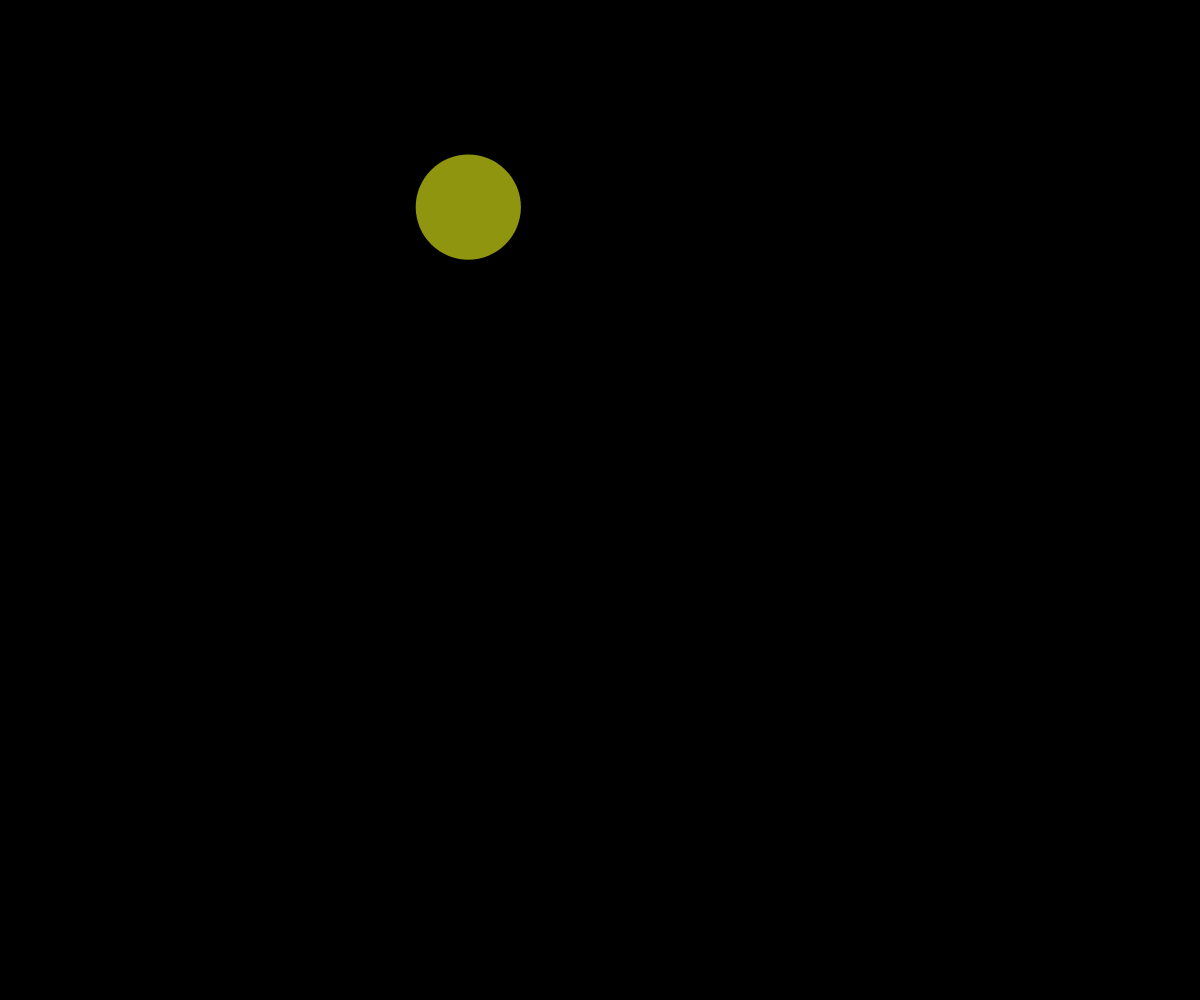
Frame 1 (no input)
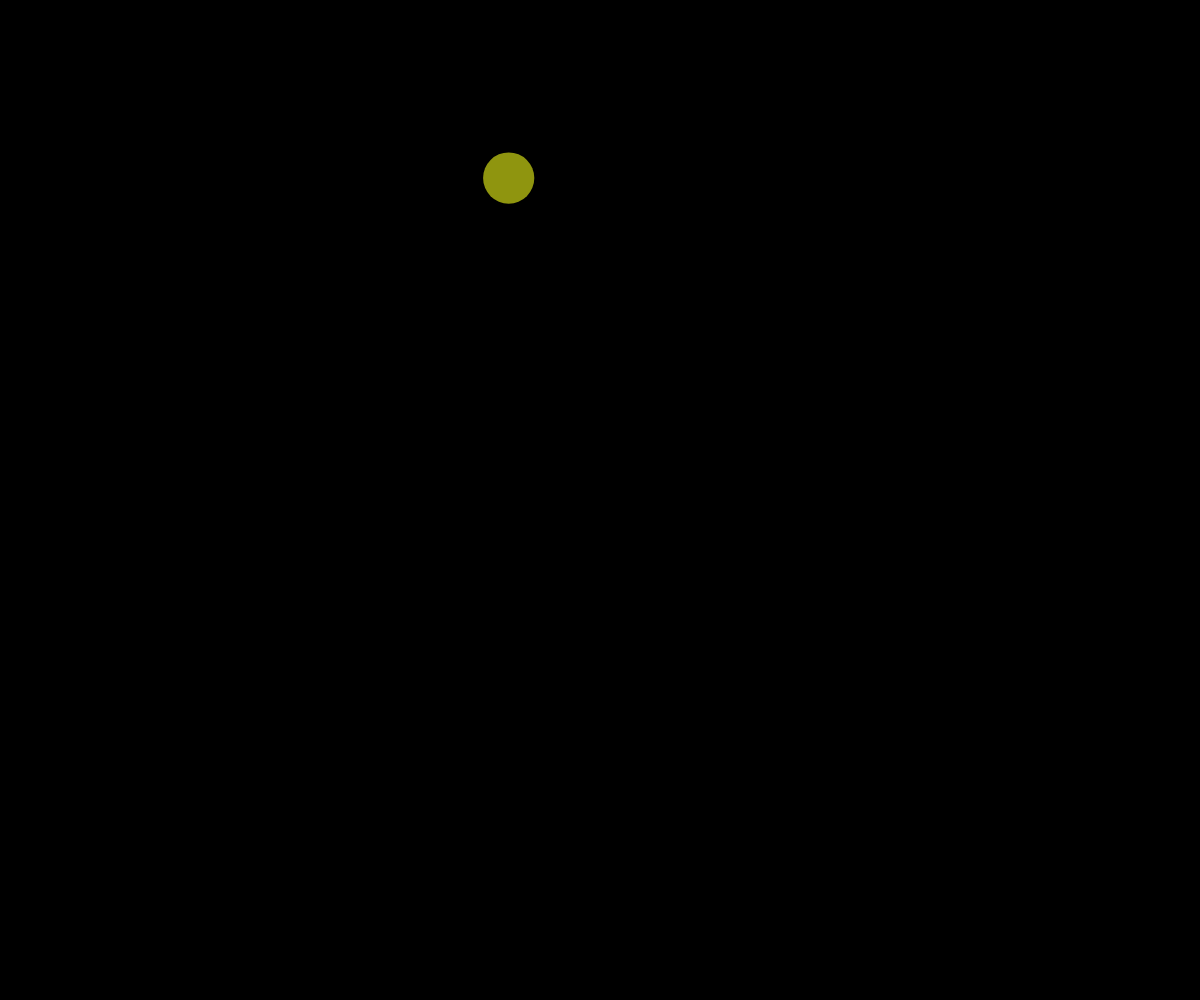
Frame 60 (no input)
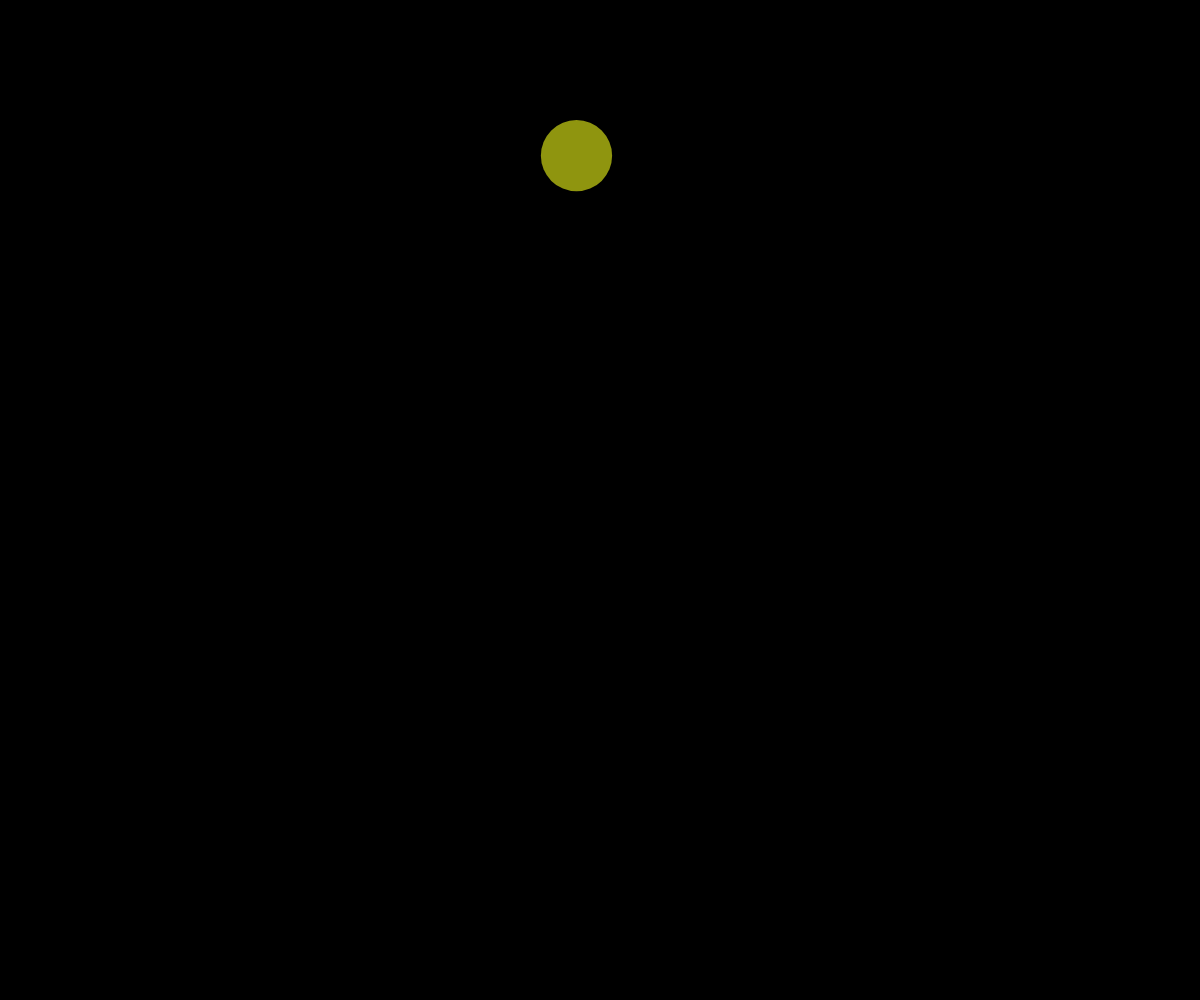
Frame 120 (the mouse pressed at the canvas centre since frame 60)

The p5.js sketch that drew these frames (run headless with seeded random() and noise() and a simulated clock; from frame 60 on, the mouse is pressed at the canvas centre):

// p5.js sketch
// ── sketch.js
//cap stone project number 3 //
let myTarget;
let myTarget2;
let theTargets = [];

let theThings = [];
let inOut;


function setup() {
  createCanvas(windowWidth, windowHeight);
  let myTarget2 = new Target(width/2, height/2);
  let myTarget = new Target(width/2, height/2);
  theTargets.push(myTarget);
}

function draw() {
  background(0);
  
  for (let i=0; i< theTargets.length; i++) {
    theTargets[i].move();
    theTargets[i].display();
    checkIfTouchTrue();
  }
}
function checkIfTouchTrue() {
  for (let i = theTargets.length-1; i >= 0; i--) {
    let onTarget = dist(theTargets[i].x, theTargets[i].y, mouseX, mouseY);
    if (onTarget < theTargets[i].radius) {
      theTargets.splice(i,1);
    }
  }
}
class Target {
  constructor(x, y) {
    this.x = random(x);
    this.y = random(y);
    this.radius = random(45, 55);
    this.theColor = color(random(255), random(255), random(255), random(255));
    this.dx = random(-10,10);
    this.dy = random(-10,10);
    this.xTime = random(500);
    this.yTime = random(500);
    this.timeChange = random(0.001, 0.1);
    theTargets.push();
  }

  display() {
    for (let target of theTargets) {
      noStroke();
      fill(target.theColor);
      circle(target.x, target.y, target.radius*2); 
      if(target.radius > 60){
        inOut = false;
      }
        
      if(target.radius < 10){
        inOut = true;
      }
        
      if(inOut){
        target.radius++;
      }
        
      if(!inOut){
        target.radius--;
      }
    }
  }
  move() {
    for (let aTarget of theTargets) {
      aTarget.x = noise(aTarget.xTime) * width;
      aTarget.y = noise(aTarget.yTime) * height;
      aTarget.xTime += 0.001;
      aTarget.yTime += 0.001;
    }

    //edge check
    if (this.x - this.radius < 0 || this.x + this.radius > width) {
      this.dx *= -1;
    }
    if (this.y - this.radius < 0 || this.y + this.radius > height) {
      this.dy *= -1;
    }
  }
}
class Thing {
  constructor(mapX, mapY, x, y, canvas) {
    this.x = x;
    this.y = y;	
    this.mapX = mapX;
    this.mapY = mapY;
    this.height = 50;
    this.width = 50;
    this.direction = Math.floor(Math.random()*359);
    this.speed = Math.floor(Math.random()*50) + 5;
    this.erratic = Math.floor(Math.random()* 4) + 1 === 1;
    this.gravitationalPull = 0;
    this.canvas = canvas;
    this.tick = 0;
    this.radius = random(45, 55);
    this.changeAt = Math.floor(Math.random()*50) + 1;
    this.correctXY();
    this.hit = false;
  }
//   display(ctx, sprite) {
//     for (let thing of theThings) {
//       if(this.hit === false) {
//       noStroke();
//       fill(thing.theColor);
//       circle(this.x, this.y, 90, 90, thing.radius*2); 
//     }
//   }
}
